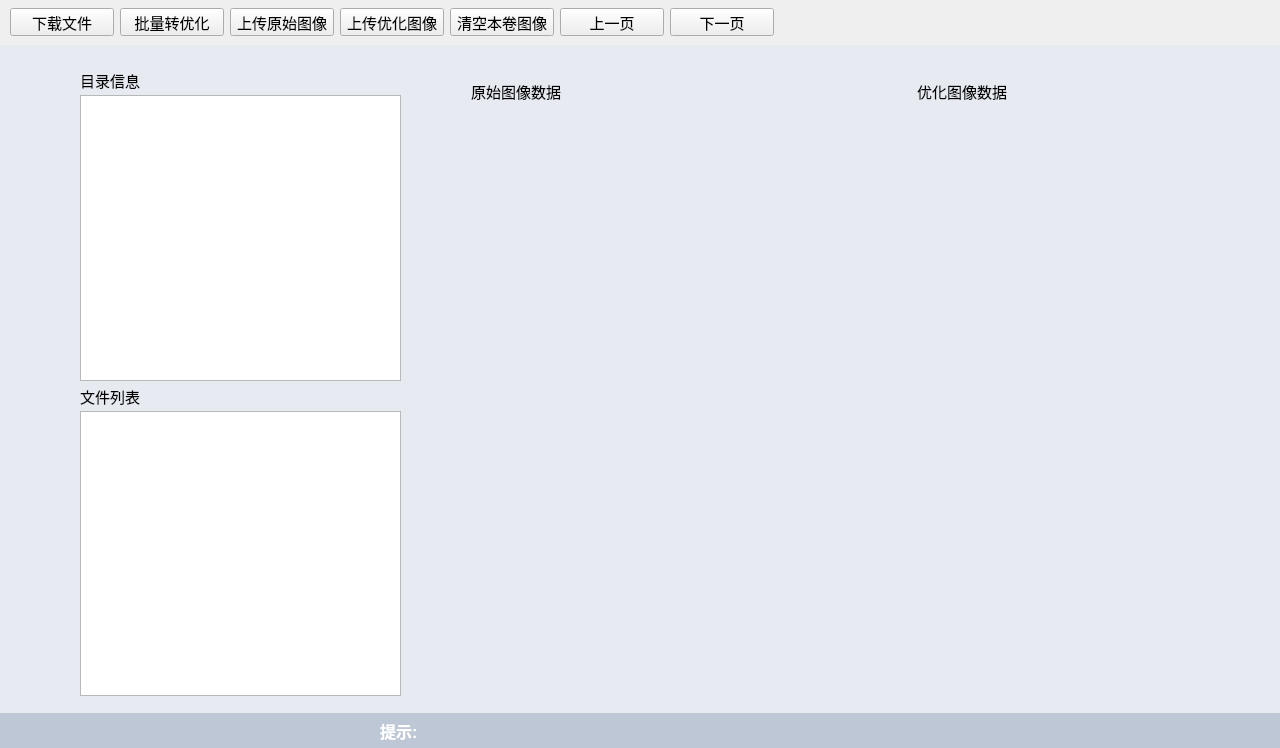
<?xml version="1.0" encoding="UTF-8"?>
<ui version="4.0">
 <class>HDImageProcessWindow</class>
 <widget class="QMainWindow" name="HDImageProcessWindow">
  <property name="windowModality">
   <enum>Qt::NonModal</enum>
  </property>
  <property name="geometry">
   <rect>
    <x>0</x>
    <y>0</y>
    <width>1280</width>
    <height>748</height>
   </rect>
  </property>
  <property name="minimumSize">
   <size>
    <width>1280</width>
    <height>748</height>
   </size>
  </property>
  <property name="font">
   <font>
    <family>新宋体</family>
    <pointsize>11</pointsize>
   </font>
  </property>
  <property name="mouseTracking">
   <bool>true</bool>
  </property>
  <property name="focusPolicy">
   <enum>Qt::StrongFocus</enum>
  </property>
  <property name="windowTitle">
   <string>图像处理</string>
  </property>
  <property name="autoFillBackground">
   <bool>true</bool>
  </property>
  <widget class="QWidget" name="centralwidget">
   <property name="styleSheet">
    <string notr="true"/>
   </property>
   <layout class="QVBoxLayout" name="verticalLayout_2">
    <property name="spacing">
     <number>0</number>
    </property>
    <property name="leftMargin">
     <number>0</number>
    </property>
    <property name="topMargin">
     <number>0</number>
    </property>
    <property name="rightMargin">
     <number>0</number>
    </property>
    <property name="bottomMargin">
     <number>0</number>
    </property>
    <item>
     <widget class="QWidget" name="wgtTool" native="true">
      <property name="minimumSize">
       <size>
        <width>0</width>
        <height>45</height>
       </size>
      </property>
      <property name="maximumSize">
       <size>
        <width>16777215</width>
        <height>45</height>
       </size>
      </property>
      <property name="styleSheet">
       <string notr="true"/>
      </property>
      <layout class="QHBoxLayout" name="horizontalLayout">
       <property name="leftMargin">
        <number>10</number>
       </property>
       <property name="topMargin">
        <number>0</number>
       </property>
       <property name="rightMargin">
        <number>0</number>
       </property>
       <property name="bottomMargin">
        <number>0</number>
       </property>
       <item>
        <widget class="QPushButton" name="pushButton">
         <property name="minimumSize">
          <size>
           <width>90</width>
           <height>28</height>
          </size>
         </property>
         <property name="maximumSize">
          <size>
           <width>104</width>
           <height>28</height>
          </size>
         </property>
         <property name="text">
          <string>下载文件</string>
         </property>
        </widget>
       </item>
       <item>
        <widget class="QPushButton" name="btnBatchClearImage">
         <property name="minimumSize">
          <size>
           <width>90</width>
           <height>28</height>
          </size>
         </property>
         <property name="maximumSize">
          <size>
           <width>104</width>
           <height>28</height>
          </size>
         </property>
         <property name="text">
          <string>批量转优化</string>
         </property>
        </widget>
       </item>
       <item>
        <widget class="QPushButton" name="pushButton_3">
         <property name="minimumSize">
          <size>
           <width>90</width>
           <height>28</height>
          </size>
         </property>
         <property name="maximumSize">
          <size>
           <width>104</width>
           <height>28</height>
          </size>
         </property>
         <property name="text">
          <string>上传原始图像</string>
         </property>
        </widget>
       </item>
       <item>
        <widget class="QPushButton" name="pushButton_4">
         <property name="minimumSize">
          <size>
           <width>90</width>
           <height>28</height>
          </size>
         </property>
         <property name="maximumSize">
          <size>
           <width>104</width>
           <height>28</height>
          </size>
         </property>
         <property name="text">
          <string>上传优化图像</string>
         </property>
        </widget>
       </item>
       <item>
        <widget class="QPushButton" name="btnClear">
         <property name="minimumSize">
          <size>
           <width>90</width>
           <height>28</height>
          </size>
         </property>
         <property name="maximumSize">
          <size>
           <width>104</width>
           <height>28</height>
          </size>
         </property>
         <property name="text">
          <string>清空本卷图像</string>
         </property>
        </widget>
       </item>
       <item>
        <widget class="QPushButton" name="btnPrePage">
         <property name="minimumSize">
          <size>
           <width>90</width>
           <height>28</height>
          </size>
         </property>
         <property name="maximumSize">
          <size>
           <width>104</width>
           <height>28</height>
          </size>
         </property>
         <property name="text">
          <string>上一页</string>
         </property>
        </widget>
       </item>
       <item>
        <widget class="QPushButton" name="btnNextPage">
         <property name="minimumSize">
          <size>
           <width>90</width>
           <height>28</height>
          </size>
         </property>
         <property name="maximumSize">
          <size>
           <width>104</width>
           <height>28</height>
          </size>
         </property>
         <property name="text">
          <string>下一页</string>
         </property>
        </widget>
       </item>
       <item>
        <widget class="QWidget" name="widget" native="true"/>
       </item>
      </layout>
     </widget>
    </item>
    <item>
     <widget class="QWidget" name="u_widget_client" native="true">
      <property name="styleSheet">
       <string notr="true">QWidget#u_widget_client
   {
      background-color:#e7ebf1;
      background-repeat: no-repeat;
   }
QGroupBox{
   border:none;
   padding-top:20px;
   padding-bottom:10px;
}</string>
      </property>
      <widget class="QWidget" name="wgtFileList" native="true">
       <property name="geometry">
        <rect>
         <x>80</x>
         <y>20</y>
         <width>321</width>
         <height>631</height>
        </rect>
       </property>
       <property name="maximumSize">
        <size>
         <width>380</width>
         <height>16777215</height>
        </size>
       </property>
       <property name="font">
        <font>
         <family>新宋体</family>
         <pointsize>2</pointsize>
        </font>
       </property>
       <property name="styleSheet">
        <string notr="true"/>
       </property>
       <layout class="QVBoxLayout" name="verticalLayout">
        <property name="spacing">
         <number>0</number>
        </property>
        <property name="topMargin">
         <number>0</number>
        </property>
        <item>
         <widget class="QLabel" name="label_2m">
          <property name="minimumSize">
           <size>
            <width>0</width>
            <height>30</height>
           </size>
          </property>
          <property name="maximumSize">
           <size>
            <width>16777215</width>
            <height>30</height>
           </size>
          </property>
          <property name="font">
           <font>
            <family>新宋体</family>
            <pointsize>11</pointsize>
           </font>
          </property>
          <property name="text">
           <string>目录信息</string>
          </property>
         </widget>
        </item>
        <item>
         <widget class="QTreeView" name="u_treeView_catalog">
          <property name="maximumSize">
           <size>
            <width>380</width>
            <height>16777215</height>
           </size>
          </property>
          <property name="font">
           <font>
            <family>新宋体</family>
            <pointsize>11</pointsize>
           </font>
          </property>
          <property name="contextMenuPolicy">
           <enum>Qt::CustomContextMenu</enum>
          </property>
         </widget>
        </item>
        <item>
         <widget class="QLabel" name="label_2x">
          <property name="minimumSize">
           <size>
            <width>0</width>
            <height>30</height>
           </size>
          </property>
          <property name="font">
           <font>
            <family>新宋体</family>
            <pointsize>11</pointsize>
           </font>
          </property>
          <property name="styleSheet">
           <string/>
          </property>
          <property name="text">
           <string>文件列表</string>
          </property>
         </widget>
        </item>
        <item>
         <widget class="QTableView" name="u_tableView_filelist">
          <property name="contextMenuPolicy">
           <enum>Qt::CustomContextMenu</enum>
          </property>
          <property name="styleSheet">
           <string notr="true">font: 14pt &quot;新宋体&quot;;</string>
          </property>
          <property name="editTriggers">
           <set>QAbstractItemView::NoEditTriggers</set>
          </property>
          <property name="selectionMode">
           <enum>QAbstractItemView::SingleSelection</enum>
          </property>
          <property name="selectionBehavior">
           <enum>QAbstractItemView::SelectRows</enum>
          </property>
          <attribute name="horizontalHeaderCascadingSectionResizes">
           <bool>false</bool>
          </attribute>
          <attribute name="horizontalHeaderHighlightSections">
           <bool>false</bool>
          </attribute>
          <attribute name="horizontalHeaderStretchLastSection">
           <bool>true</bool>
          </attribute>
         </widget>
        </item>
       </layout>
      </widget>
      <widget class="QWidget" name="wgtImgClient" native="true">
       <property name="geometry">
        <rect>
         <x>470</x>
         <y>30</y>
         <width>781</width>
         <height>401</height>
        </rect>
       </property>
       <widget class="QWidget" name="YuanShiPnl" native="true">
        <property name="geometry">
         <rect>
          <x>1</x>
          <y>1</y>
          <width>440</width>
          <height>391</height>
         </rect>
        </property>
        <property name="minimumSize">
         <size>
          <width>440</width>
          <height>0</height>
         </size>
        </property>
        <property name="maximumSize">
         <size>
          <width>16777215</width>
          <height>16777215</height>
         </size>
        </property>
        <property name="font">
         <font>
          <family>新宋体</family>
          <pointsize>11</pointsize>
         </font>
        </property>
        <property name="styleSheet">
         <string notr="true"/>
        </property>
        <layout class="QVBoxLayout" name="verticalLayout_3">
         <property name="spacing">
          <number>0</number>
         </property>
         <property name="topMargin">
          <number>0</number>
         </property>
         <item>
          <widget class="QLabel" name="label_2a">
           <property name="minimumSize">
            <size>
             <width>0</width>
             <height>30</height>
            </size>
           </property>
           <property name="maximumSize">
            <size>
             <width>16777215</width>
             <height>30</height>
            </size>
           </property>
           <property name="font">
            <font>
             <family>新宋体</family>
             <pointsize>11</pointsize>
            </font>
           </property>
           <property name="text">
            <string>原始图像数据</string>
           </property>
          </widget>
         </item>
         <item>
          <widget class="QWidget" name="yuanshiPnlClient" native="true"/>
         </item>
        </layout>
       </widget>
       <widget class="QWidget" name="GaoQingPnl" native="true">
        <property name="geometry">
         <rect>
          <x>447</x>
          <y>1</y>
          <width>301</width>
          <height>421</height>
         </rect>
        </property>
        <property name="font">
         <font>
          <family>新宋体</family>
          <pointsize>11</pointsize>
         </font>
        </property>
        <property name="styleSheet">
         <string notr="true"/>
        </property>
        <layout class="QVBoxLayout" name="verticalLayout_4">
         <property name="spacing">
          <number>0</number>
         </property>
         <property name="topMargin">
          <number>0</number>
         </property>
         <item>
          <widget class="QLabel" name="label_2s">
           <property name="minimumSize">
            <size>
             <width>0</width>
             <height>30</height>
            </size>
           </property>
           <property name="maximumSize">
            <size>
             <width>16777215</width>
             <height>30</height>
            </size>
           </property>
           <property name="font">
            <font>
             <family>新宋体</family>
             <pointsize>11</pointsize>
            </font>
           </property>
           <property name="text">
            <string>优化图像数据</string>
           </property>
          </widget>
         </item>
         <item>
          <widget class="QWidget" name="GaoQingPnlClient" native="true"/>
         </item>
        </layout>
       </widget>
      </widget>
     </widget>
    </item>
    <item>
     <widget class="QWidget" name="u_widget_statusbar" native="true">
      <property name="minimumSize">
       <size>
        <width>0</width>
        <height>35</height>
       </size>
      </property>
      <property name="maximumSize">
       <size>
        <width>16777215</width>
        <height>35</height>
       </size>
      </property>
      <property name="styleSheet">
       <string notr="true">QWidget#u_lable_personCount,QWidget#u_label_opername
   {
        font: 11pt &quot;新宋体&quot;;
   }</string>
      </property>
      <layout class="QHBoxLayout" name="horizontalLayout_7">
       <property name="spacing">
        <number>0</number>
       </property>
       <property name="leftMargin">
        <number>0</number>
       </property>
       <property name="topMargin">
        <number>0</number>
       </property>
       <property name="rightMargin">
        <number>0</number>
       </property>
       <property name="bottomMargin">
        <number>0</number>
       </property>
       <item>
        <widget class="QWidget" name="u_widget_statusbar_client" native="true">
         <property name="minimumSize">
          <size>
           <width>0</width>
           <height>35</height>
          </size>
         </property>
         <property name="maximumSize">
          <size>
           <width>16777215</width>
           <height>35</height>
          </size>
         </property>
         <layout class="QHBoxLayout" name="horizontalLayout_9">
          <property name="spacing">
           <number>0</number>
          </property>
          <property name="leftMargin">
           <number>0</number>
          </property>
          <property name="topMargin">
           <number>0</number>
          </property>
          <property name="rightMargin">
           <number>0</number>
          </property>
          <property name="bottomMargin">
           <number>0</number>
          </property>
          <item>
           <widget class="QLabel" name="label">
            <property name="maximumSize">
             <size>
              <width>380</width>
              <height>35</height>
             </size>
            </property>
            <property name="styleSheet">
             <string notr="true">background-color: rgb(190, 199, 213);</string>
            </property>
            <property name="text">
             <string/>
            </property>
           </widget>
          </item>
          <item>
           <widget class="QLabel" name="u_label_statusbarTiShi">
            <property name="font">
             <font>
              <family>Arial</family>
              <pointsize>12</pointsize>
              <weight>75</weight>
              <bold>true</bold>
             </font>
            </property>
            <property name="styleSheet">
             <string notr="true">background-color: rgb(190, 199, 213);
color:white;</string>
            </property>
            <property name="text">
             <string>提示:</string>
            </property>
           </widget>
          </item>
         </layout>
        </widget>
       </item>
      </layout>
     </widget>
    </item>
   </layout>
  </widget>
 </widget>
 <resources/>
 <connections/>
</ui>
